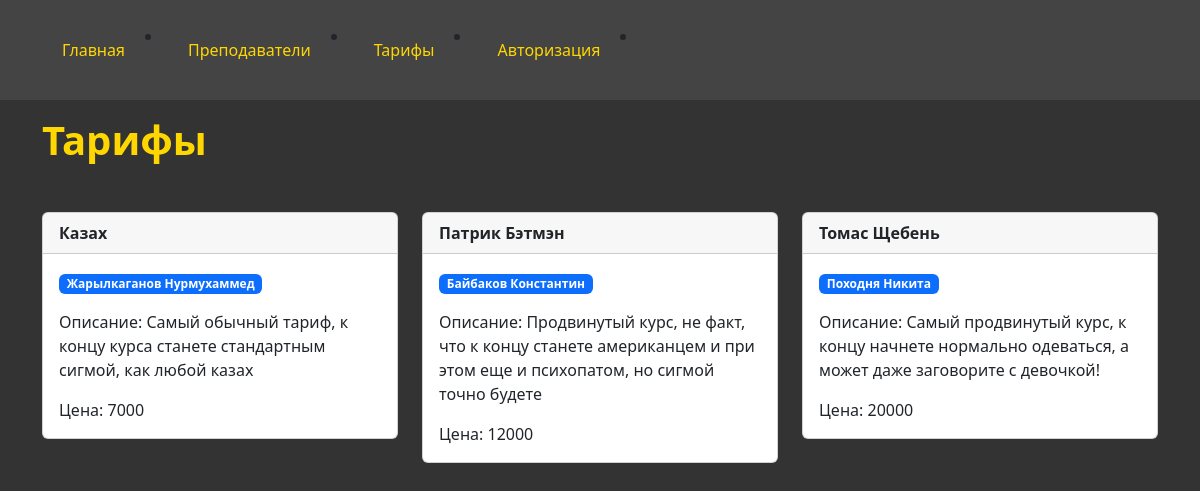
The app's page /trf with its own data.
### models.py (models this page shows, shortened)
class Tarifs(db.Model):
    id = db.Column(db.Integer, primary_key=True)
    name = db.Column(db.String(50), nullable=False)
    teacher = db.Column(db.String(50), nullable=False)
    description = db.Column(db.String(70), nullable=True)
    price = db.Column(db.Integer, nullable=False)

### app.py (the view)
@app.route('/trf')
def tarifs():
    tarifss = Tarifs.query.all()
    return render_template('trf.html', tarifs=tarifss)

### templates/trf.html
{% extends 'base.html' %}
{% block content %}
<h1 class="mb-5"><strong>Тарифы</strong></h1>
<div class="card-columns">
  <div class="row">
  {% for tarif in tarifs %}
    <div class="col-md-4">
      <div class="card mb-4">
          <div class="card-header fw-bold">{{ tarif.name }}</div>
          <div class="card-body">
              <p class="badge bg-primary text-wrap">{{ tarif.teacher }}</p>
              <p class="card-text">Описание:
              {{ tarif.description }}</p>
              <p class="card-text">Цена: {{ tarif.price }}</p>
          </div>
      </div>
    </div>
  {% endfor %}
  </div>
</div>
{% endblock %}

### templates/base.html (shortened to what this page needs)
<!DOCTYPE html>
<html lang="ru">
<head>
    <link href="https://cdn.jsdelivr.net/npm/bootstrap@5.2.3/dist/css/bootstrap.min.css" rel="stylesheet">
    <link rel="stylesheet" href="https://cdnjs.cloudflare.com/ajax/libs/font-awesome/4.7.0/css/font-awesome.min.css">
    <link rel="stylesheet" href="{{ url_for('static', filename='styles.css') }}">
</head>
<body>
<nav class="navbar">
    <div class="container">
        <div class="navbar"
             id="navbarNav">
            <div class="navbar">
                <li class="nav-item" >
                    <a class="navbar-link" href="/main">Главная</a>
                </li>
                <li class="nav-item">
                <a class="navbar-link" href="/teachers">Преподаватели</a>
                </li>
                <li class="nav-item">
                    <a class="navbar-link" href="/trf">Тарифы</a>
                </li>
                <li class="nav-item">
                    <a class="navbar-link" href="/">Авторизация</a>
                </li>
            </div>
        </div>
    </div>
</nav>
<div class="container my-3">
    {% block content %}
    {% endblock %}
</div>
</body>
</html>

### static/styles.css (style rules this page uses)
body { background-color: #333; margin: 0px; }
.navbar a { display: block; float: left; color: aliceblue; text-decoration: none; text-align: center; padding: 14px 20px; color: gold; }
.navbar { overflow: hidden; background-color: #444; }
.row { display: flex; }
strong { color: gold; font: bold; }

### records on screen
Tarifs: name "Казах", teacher "Жарылкаганов Нурмухаммед", description "Самый обычный тариф, к концу курса станете стандартным сигмой, как любой казах", price "7000"
Tarifs: name "Патрик Бэтмэн", teacher "Байбаков Константин", description "Продвинутый курс, не факт, что к концу станете американцем и при этом еще и психопатом, но сигмой точно будете", price "12000"
Tarifs: name "Томас Щебень", teacher "Походня Никита", description "Самый продвинутый курс, к концу начнете нормально одеваться, а может даже заговорите с девочкой!", price "20000"
